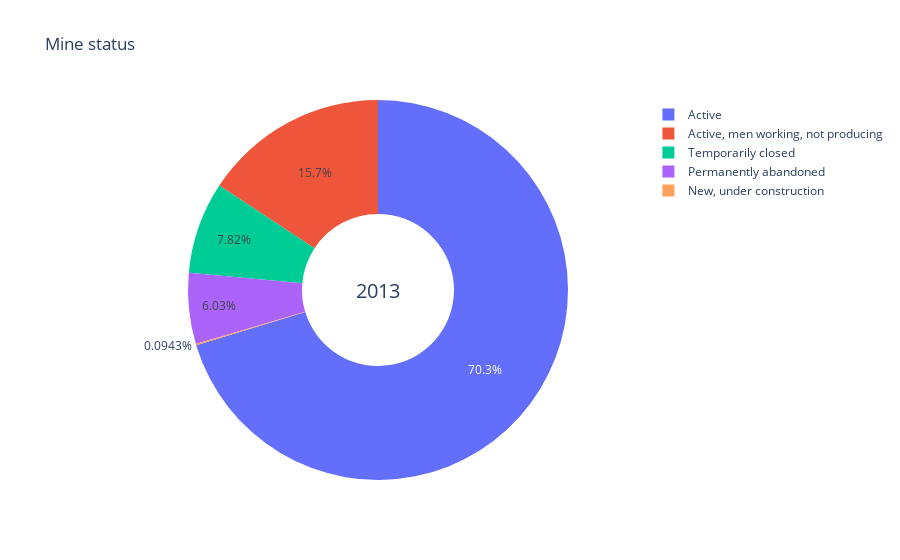
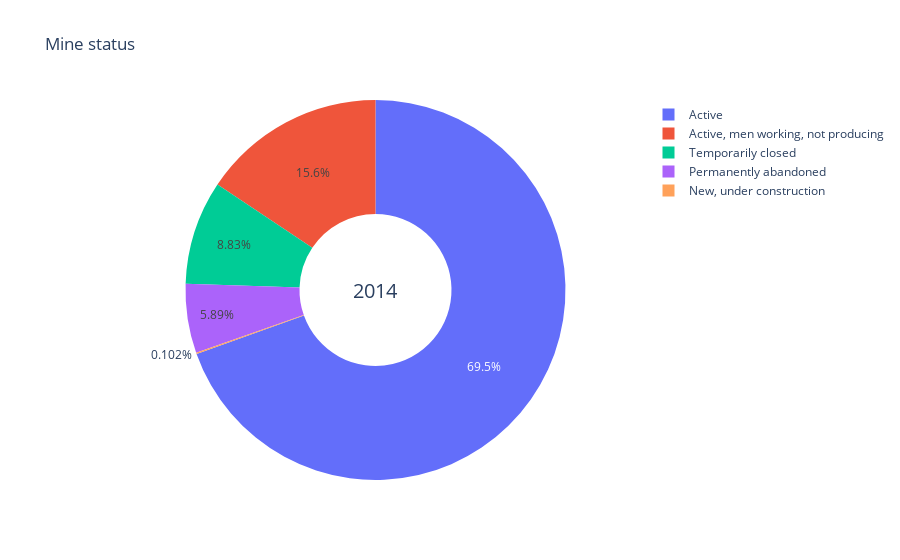
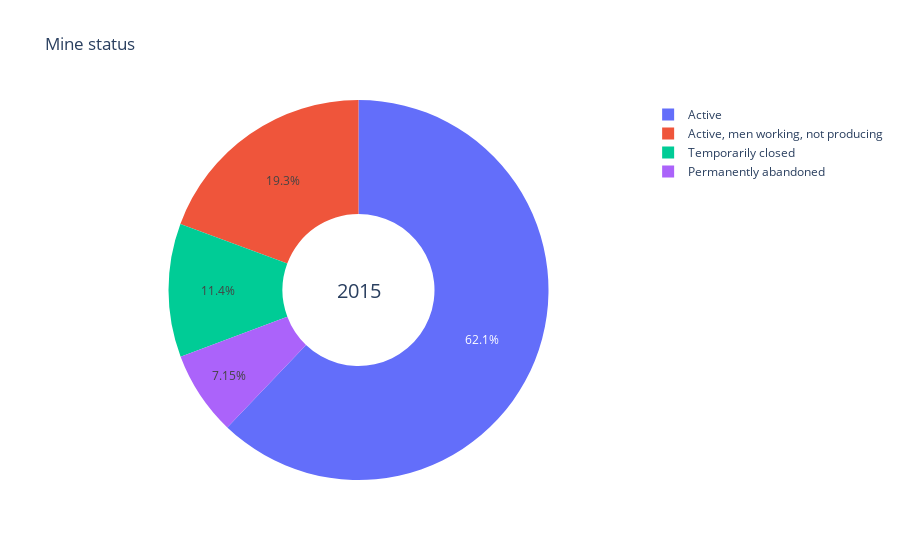
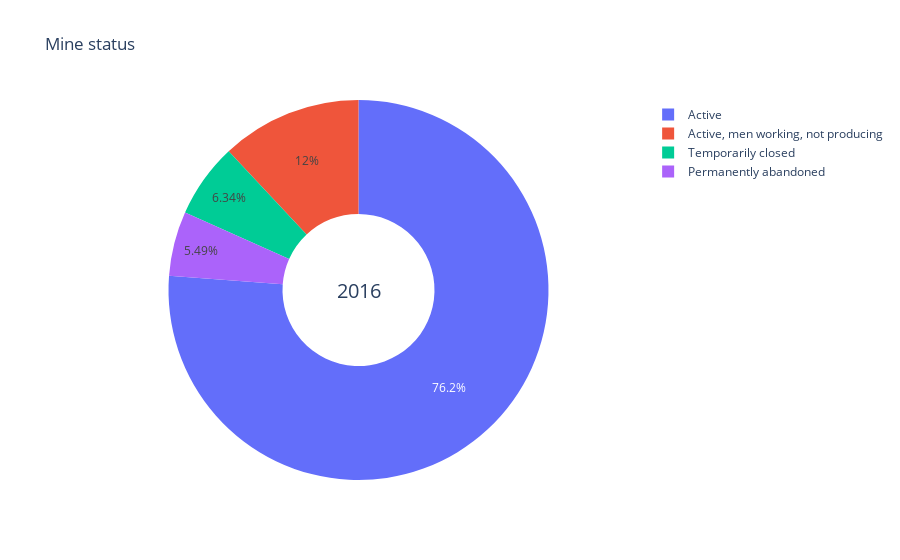

These figures' notebook cell, in order:
### Markdown cell above
## 1.3 Year wise Mine status

### Code cell
pd.options.display.float_format='{:.0f}'.format  # Set output to 0 decimal place for the table

# Making Table [Mine Status--Count]
mine_status=pd.pivot_table(index='Mine Status',
                           columns='Year',
                           data=coal_production,
                           values='Mine Name',
                           aggfunc='count')

# Visualization of the above information [Pie chart]
labels=mine_status.index.tolist()

for i in np.arange(2013,2018):
    if i==2018:
        break
    fig=go.Figure(data=[go.Pie(labels=labels,
                               values=mine_status[i],
                               name='Year '+str(i),
                               hoverinfo='label+value+percent+name',
                               hole=0.4)])
    
    fig.update_layout(title_text='Mine status',
                      annotations=[dict(text=str(i),
                                        x=0.5,
                                        y=0.5,
                                        font_size=20,
                                        showarrow=False)])
    
    fig.show()

mine_status # Output

### Figure 1 — Plotly figure (JSON) as saved in the notebook; plotly's stock layout.template omitted (floating-point values rounded to 4 significant figures)
{"data": [{"hole": 0.4, "hoverinfo": "label+value+percent+name", "labels": ["Active", "Active, men working, not producing", "New, under construction", "Permanently abandoned", "Temporarily closed"], "name": "Year 2013", "type": "pie", "values": [746, 167, 1, 64, 83]}], "layout": {"annotations": [{"font": {"size": 20}, "showarrow": false, "text": "2013", "x": 0.5, "y": 0.5}], "title": {"text": "Mine status"}}}

### Figure 2 — Plotly figure (JSON) as saved in the notebook; plotly's stock layout.template omitted (floating-point values rounded to 4 significant figures)
{"data": [{"hole": 0.4, "hoverinfo": "label+value+percent+name", "labels": ["Active", "Active, men working, not producing", "New, under construction", "Permanently abandoned", "Temporarily closed"], "name": "Year 2014", "type": "pie", "values": [685, 154, 1, 58, 87]}], "layout": {"annotations": [{"font": {"size": 20}, "showarrow": false, "text": "2014", "x": 0.5, "y": 0.5}], "title": {"text": "Mine status"}}}

### Figure 3 — Plotly figure (JSON) as saved in the notebook; plotly's stock layout.template omitted (floating-point values rounded to 4 significant figures)
{"data": [{"hole": 0.4, "hoverinfo": "label+value+percent+name", "labels": ["Active", "Active, men working, not producing", "New, under construction", "Permanently abandoned", "Temporarily closed"], "name": "Year 2015", "type": "pie", "values": [530, 165, null, 61, 97]}], "layout": {"annotations": [{"font": {"size": 20}, "showarrow": false, "text": "2015", "x": 0.5, "y": 0.5}], "title": {"text": "Mine status"}}}

### Figure 4 — Plotly figure (JSON) as saved in the notebook; plotly's stock layout.template omitted (floating-point values rounded to 4 significant figures)
{"data": [{"hole": 0.4, "hoverinfo": "label+value+percent+name", "labels": ["Active", "Active, men working, not producing", "New, under construction", "Permanently abandoned", "Temporarily closed"], "name": "Year 2016", "type": "pie", "values": [541, 85, null, 39, 45]}], "layout": {"annotations": [{"font": {"size": 20}, "showarrow": false, "text": "2016", "x": 0.5, "y": 0.5}], "title": {"text": "Mine status"}}}
